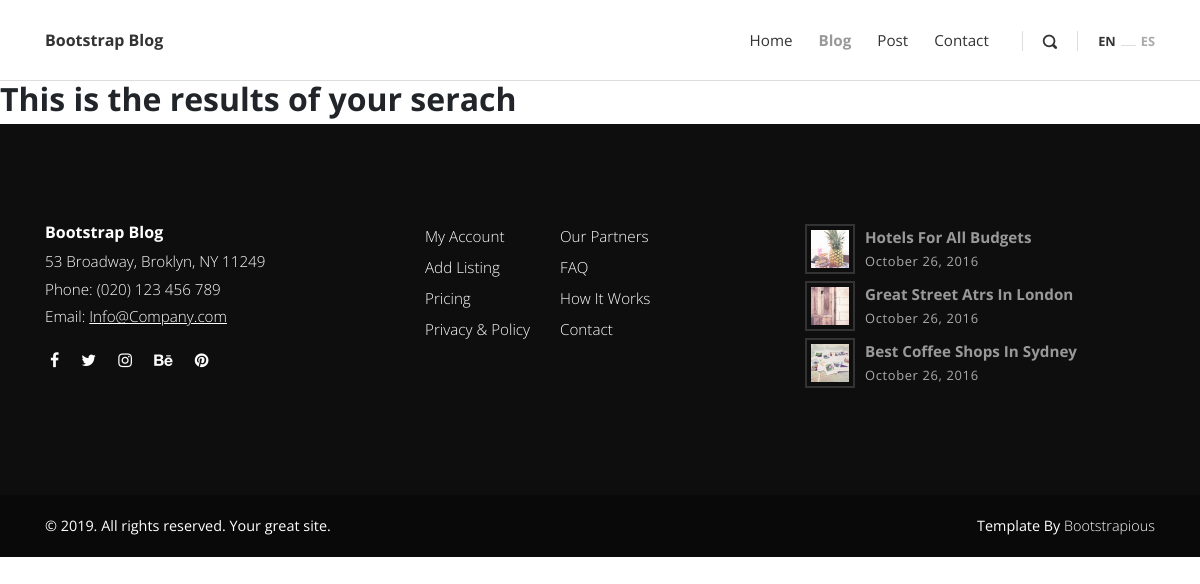
The app's page /search/, older data.
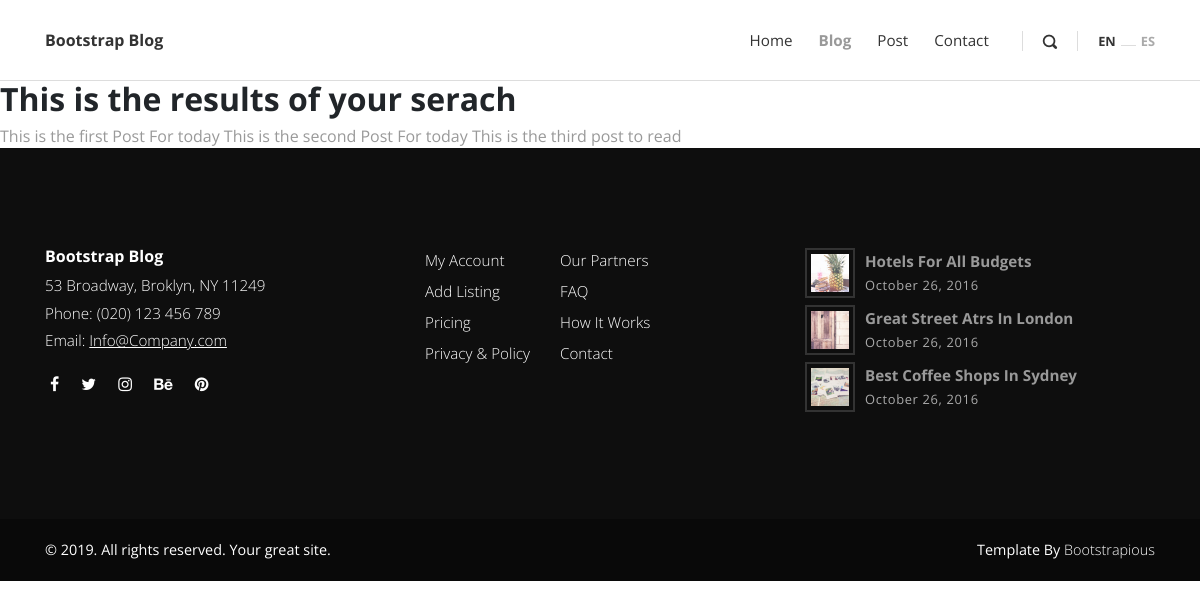
The same page, newer data.
### posts/models.py (models this page shows, shortened)
class Post(models.Model):
    title = models.CharField(max_length=100)
    overview = models.TextField()
    timestamp = models.DateTimeField(auto_now_add=True)
    content = HTMLField()
    comment_count = models.IntegerField(default=0)
    view_count = models.IntegerField(default=0)
    author = models.ForeignKey(Author, on_delete=models.CASCADE)
    thumbnail = models.ImageField()
    categories = models.ManyToManyField(Category)
    featured = models.BooleanField(default=False)
    def get_absolute_url(self):
        return reverse('post-detail', kwargs={
            'id': self.id
        })

### posts/views.py (the view)
# urls.py: path('search/', search, name='search'),
def search(request):
    queryset = Post.objects.all()
    query = request.GET.get('q')
    if query:
        queryset = queryset.filter(
            Q(title__icontains=query) |
            Q(overview__icontains=query)
        ).distinct()
    context = {
        'queryset': queryset
    }
    return render(request, 'search_results.html', context)

### templates/search_results.html
{% extends 'base.html' %}
{% load static %}
{% block content %}
<h2>This is the results of your serach</h2>
{% for post in queryset %}
<a href="{{ post.get_absolute_url }}">{{ post.title }}</a>
{% endfor %}
{% endblock %}

### templates/base.html (shortened to what this page needs)
<!DOCTYPE html>
<html>
{% include "head.html" %}
<body>
{% include "header.html" %}
{% block content %}
{% endblock content %}
{% include "footer.html" %}
</body>
</html>

### templates/head.html (shortened to what this page needs)
{% load static %}
<head>
    <link rel="stylesheet" href="{% static 'vendor/bootstrap/css/bootstrap.min.css' %}">
    <link rel="stylesheet" href="{% static 'vendor/font-awesome/css/font-awesome.min.css' %}">
    <link rel="stylesheet" href="{% static 'css/fontastic.css' %}">
    <link rel="stylesheet" href="{% static 'vendor/@fancyapps/fancybox/jquery.fancybox.min.css' %}">
    <link rel="stylesheet" href="{% static 'style.now.css' %}">
    <link rel="stylesheet" href="{% static 'css/custom.css' %}">
    <link href='{% static "styles/github.css" %}' rel="stylesheet">
  </head>

### templates/header.html (shortened to what this page needs)
<header class="header">
      <nav class="navbar navbar-expand-lg">
        <div class="container">
          <div class="navbar-header d-flex align-items-center justify-content-between">
            <a href="/" class="navbar-brand">Bootstrap Blog</a>
          </div>
          <div id="navbarcollapse" class="collapse navbar-collapse">
            <ul class="navbar-nav ml-auto">
              <li class="nav-item">
                <a href="/" class="nav-link ">Home</a>
              </li>
              <li class="nav-item"><a href="/blog" class="nav-link active ">Blog</a>
              </li>
              <li class="nav-item"><a href="/post" class="nav-link ">Post</a>
              </li>
              <li class="nav-item"><a href="#" class="nav-link ">Contact</a>
              </li>
            </ul>
            <div class="navbar-text"><a href="#" class="search-btn"><i class="icon-search-1"></i></a></div>
            <ul class="langs navbar-text"><a href="#" class="active">EN</a><span>           </span><a href="#">ES</a></ul>
          </div>
        </div>
      </nav>
    </header>

### templates/footer.html
{% load static %}
    <footer class="main-footer">
      <div class="container">
        <div class="row">
          <div class="col-md-4">
            <div class="logo">
              <h6 class="text-white">Bootstrap Blog</h6>
            </div>
            <div class="contact-details">
              <p>53 Broadway, Broklyn, NY 11249</p>
              <p>Phone: (020) 123 456 789</p>
              <p>Email: <a href="mailto:info@company.com">Info@Company.com</a></p>
              <ul class="social-menu">
                <li class="list-inline-item"><a href="#"><i class="fa fa-facebook"></i></a></li>
                <li class="list-inline-item"><a href="#"><i class="fa fa-twitter"></i></a></li>
                <li class="list-inline-item"><a href="#"><i class="fa fa-instagram"></i></a></li>
                <li class="list-inline-item"><a href="#"><i class="fa fa-behance"></i></a></li>
                <li class="list-inline-item"><a href="#"><i class="fa fa-pinterest"></i></a></li>
              </ul>
            </div>
          </div>
          <div class="col-md-4">
            <div class="menus d-flex">
              <ul class="list-unstyled">
                <li> <a href="#">My Account</a></li>
                <li> <a href="#">Add Listing</a></li>
                <li> <a href="#">Pricing</a></li>
                <li> <a href="#">Privacy &amp; Policy</a></li>
              </ul>
              <ul class="list-unstyled">
                <li> <a href="#">Our Partners</a></li>
                <li> <a href="#">FAQ</a></li>
                <li> <a href="#">How It Works</a></li>
                <li> <a href="#">Contact</a></li>
              </ul>
            </div>
          </div>
          <div class="col-md-4">
            <div class="latest-posts"><a href="#">
                <div class="post d-flex align-items-center">
                  <div class="image"><img src="{% static 'img/small-thumbnail-1.jpg' %} " alt="..." class="img-fluid"></div>
                  <div class="title"><strong>Hotels for all budgets</strong><span class="date last-meta">October 26, 2016</span></div>
                </div></a><a href="#">
                <div class="post d-flex align-items-center">
                  <div class="image"><img src="{% static 'img/small-thumbnail-2.jpg' %}" alt="..." class="img-fluid"></div>
                  <div class="title"><strong>Great street atrs in London</strong><span class="date last-meta">October 26, 2016</span></div>
                </div></a><a href="#">
                <div class="post d-flex align-items-center">
                  <div class="image"><img src="{% static 'img/small-thumbnail-3.jpg' %}" alt="..." class="img-fluid"></div>
                  <div class="title"><strong>Best coffee shops in Sydney</strong><span class="date last-meta">October 26, 2016</span></div>
                </div></a></div>
          </div>
        </div>
      </div>
      <div class="copyrights">
        <div class="container">
          <div class="row">
            <div class="col-md-6">
              <p>&copy; 2019. All rights reserved. Your great site.</p>
            </div>
            <div class="col-md-6 text-right">
              <p>Template By <a href="https://bootstrapious.com/p/bootstrap-carousel" class="text-white">Bootstrapious</a>
              </p>
            </div>
          </div>
        </div>
      </div>
    </footer>

### templates/scripts.html (shortened to what this page needs)
{% load static %}

### static/style.now.css (style rules this page uses)
body { overflow-x: hidden; }
strong { font-weight: 700; }
a, i, span { display: inline-block; text-decoration: none; -webkit-transition: all 0.3s; transition: all 0.3s; }
a i { -webkit-transition: none; transition: none; }
ul { margin: 0; padding: 0; }
i[class*="icon-"] { -webkit-transform: translateY(3px); transform: translateY(3px); }
.text-white { color: #fff; }
h1, h2, h3, h4, h5, h6 { margin-bottom: 15px; }
.navbar { background: #fff; padding-top: 20px !important; padding-bottom: 20px !important; z-index: 9998; border-bottom: 1px solid #ddd; }
.navbar .langs a:first-of-type, .navbar .search-btn { margin-left: 20px; padding-left: 20px; border-left: 1px solid #ddd; height: 20px; line-height: 20px; }
.navbar .search-btn { color: #333; font-size: 0.9em; }
.navbar .langs a { font-size: 0.8em; color: #aaa; font-weight: 700; }
.navbar .langs a.active { color: #333; }
.navbar .langs span { width: 15px; height: 1px; background: #ddd; margin: 0 5px; }
.navbar .navbar-nav a.nav-link { color: #333; margin: 0 5px; font-weight: 400; font-size: 0.95em; }
.navbar .navbar-nav a.nav-link.active { color: #999; font-weight: bold; }
.post .date { letter-spacing: 0.05em; font-weight: 400; text-transform: uppercase; color: #aaa; }
.post .title, .post .date, .post .comments, .post .views { font-weight: 400; color: #999; text-transform: capitalize; }
.post .title::after, .post .date::after, .post .comments::after, .post .views::after { content: '|'; display: inline-block; margin: 0 7px; font-size: 0.9em; color: #ccc; }
footer.main-footer { background: #0e0e0e; padding: 100px 0 0; color: #fff; }
footer.main-footer .contact-details p { font-weight: 300; color: #fff; margin-bottom: 5px; font-size: 0.95em; }
footer.main-footer .contact-details a { text-decoration: underline; margin-bottom: 0; }
footer.main-footer a { color: inherit; font-weight: 300; margin-bottom: 7px; }
footer.main-footer ul { margin-right: 30px; }
footer.main-footer .list-unstyled a { font-size: 0.95em; }
footer.main-footer .latest-posts .image { max-width: 50px; padding: 4px; border: 2px solid #333; margin-right: 10px; }
footer.main-footer .latest-posts a { font-size: 0.95em; text-decoration: none; }
footer.main-footer .latest-posts strong { display: block; }
footer.main-footer .latest-posts .date { font-size: 0.85em; color: #aaa; }
footer.main-footer .copyrights { background: #090909; margin-top: 100px; padding: 20px 0; font-size: 0.9em; }
footer.main-footer .copyrights * { margin-bottom: 0; }
footer.main-footer .social-menu { margin-top: 20px; }
footer.main-footer .social-menu li { padding: 0 5px; }
footer.main-footer .date::after, footer.main-footer .title::after { display: none !important; }
.navbar { padding: 0.5rem 1rem; }
.navbar-brand { display: inline-block; padding-top: 0.5rem; padding-bottom: 0.5rem; margin-right: 1rem; font-size: 1rem; color: #333; font-weight: bold; }
body { font-family: "Open Sans", sans-serif; font-size: 1rem; font-weight: normal; line-height: 1.5; color: #212529; background-color: #fff; }
a { color: #999; text-decoration: none; }
h1, h2, h3, h4, h5, h6, .h1, .h2, .h3, .h4, .h5, .h6 { margin-bottom: 0.5rem; font-family: inherit; font-weight: 700; line-height: 1.1; color: inherit; }
h2, .h2 { font-size: 2rem; }
h6, .h6 { font-size: 1rem; }

Row changes from the older to the newer data that the page shows:
added Post: title "This is the first Post For today"
added Post: title "This is the second Post For today"
added Post: title "This is the third post to read"
